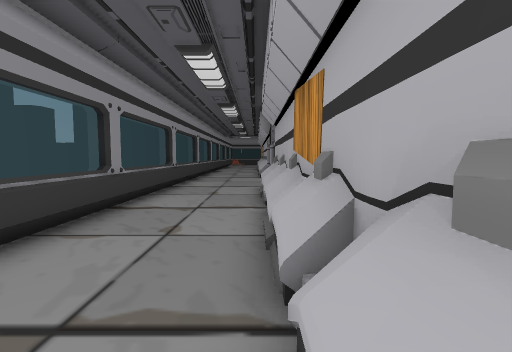
[1] (above)

20 first-person views from a walk through a 3-D level made in the Unity game engine. The camera is 1.3 m above the floor, tilts 4° down and sees 85° across. Doors are open. The floor is counted in squares, 1 m on a side. Each view is taken from the middle of a square. On the plan, view 1 faces up. The plan holds only what a view shows up to about 13 squares ahead; the rest is blank. The place goes on beyond the plan. The player character is not drawn. Some surface patterns are stand-ins.

[2]
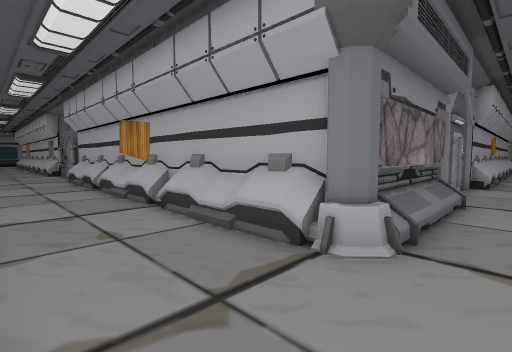

[3]
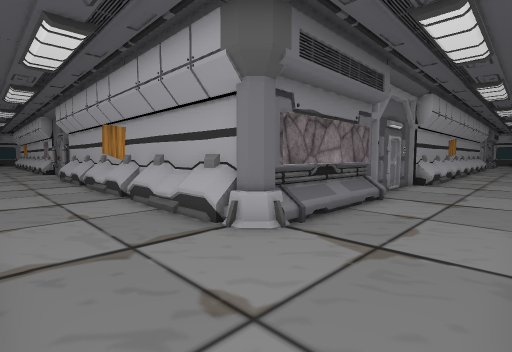

[4]
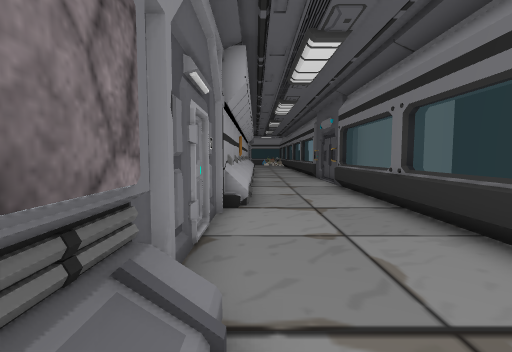

[5]
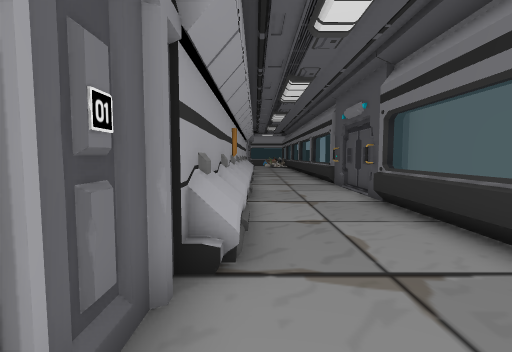

[6]
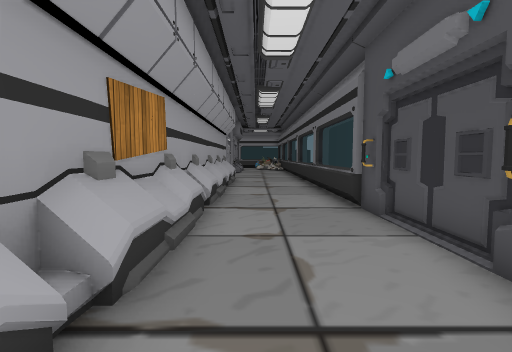

[7]
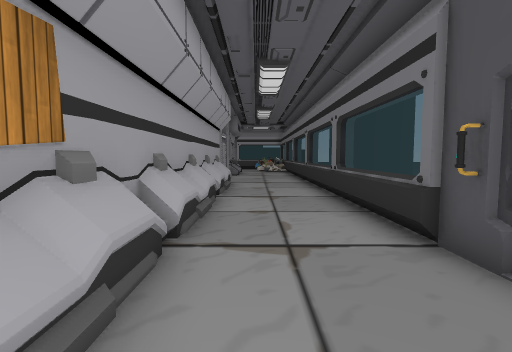

[8]
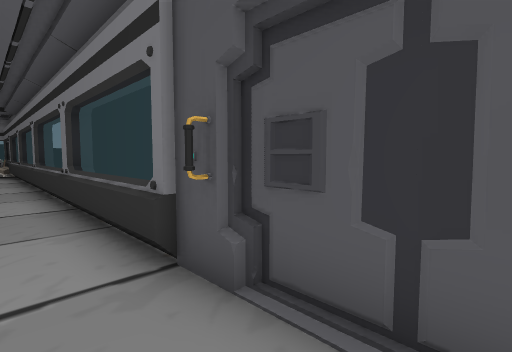

[9]
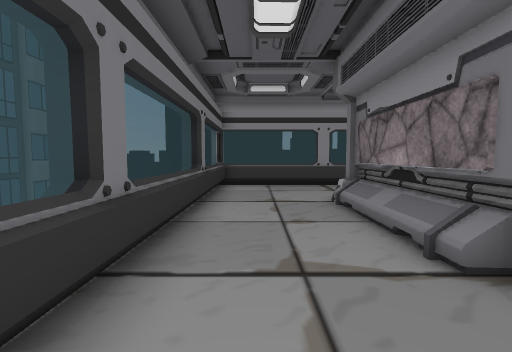

[10]
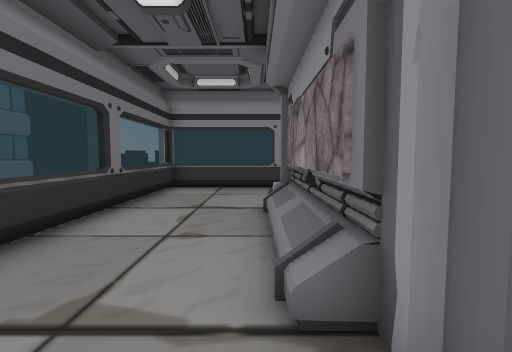

[11]
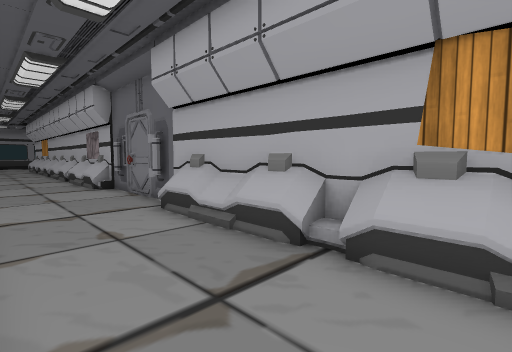

[12]
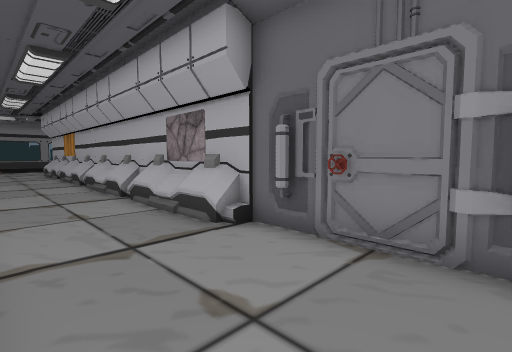

[13]
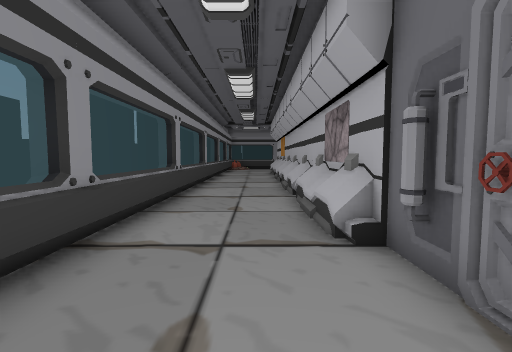

[14]
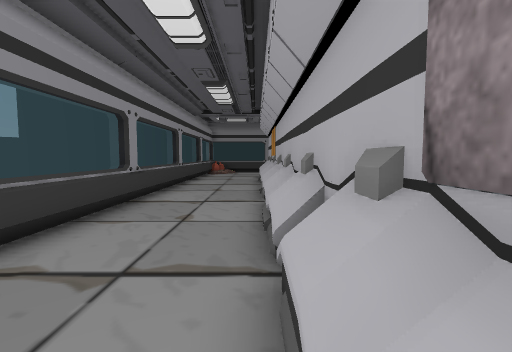

[15]
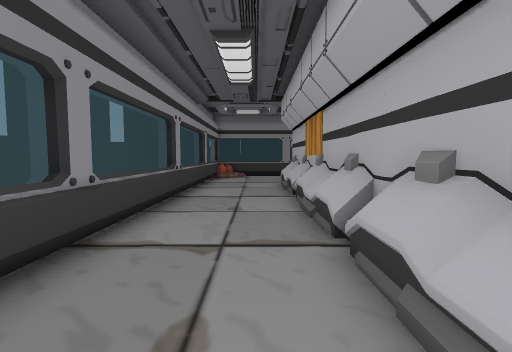

[16]
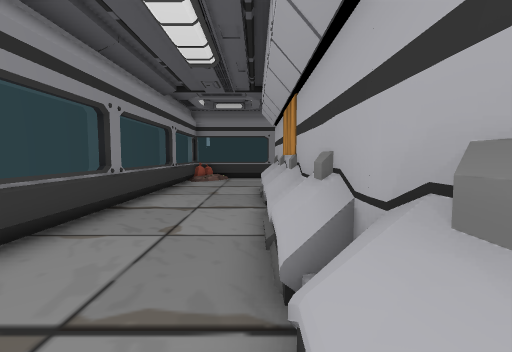

[17]
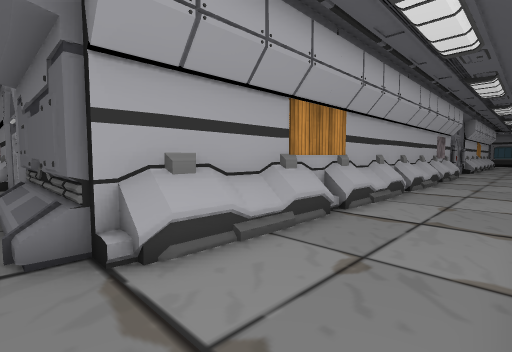

[18]
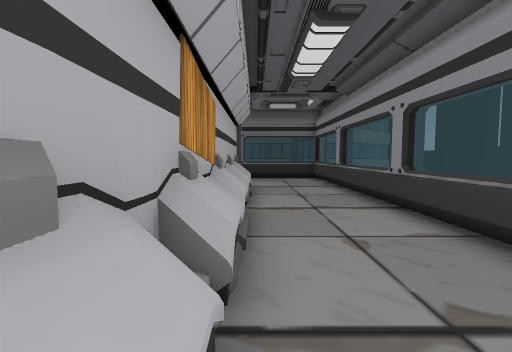

[19]
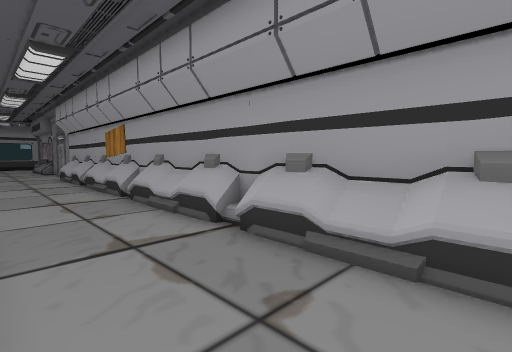

[20]
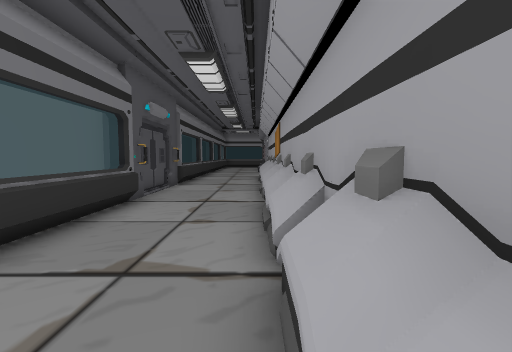

### Floor plan
Points are (right, up) in squares from view 1. A wall is a line through its corners. A room is listed if a view was taken in it or the views show most of it. See-through windows are left out.
Room 1 (views 1, 2, 3, 4, 5, 6, 7, 8, 9, 10, 11, 12, 13, 14, 15, 16, 17, 18, 19, 20)
walls: (-3.5, 6.7) (-4.1, 6.8); (-3.5, 2.6) (-3.5, 1.5); (-3.5, 7.4) (-3.5, 6.4); (-4.1, 2.2) (-3.5, 2.3); (-3.5, 11.7) (-4.1, 11.8); (0.8, -2.6) (0.8, 37.8); (-3.5, -2.4) (-3.5, -3.5); (-3.5, 12.4) (-3.5, 11.4); (0.8, 13.7) (1.1, 14); (-4.1, -2.8) (-3.5, -2.7); (0.9, 13.9) (1, 14.6); (1.2, 14.9) (0.7, 15.4); (-3.6, 16.7) (-4.2, 16.8); (0.6, -7.5) (1.6, -7.5); (1.3, -7.5) (1.2, -8.1); (-3.5, 17.5) (-3.5, 16.4); (5.5, -7.5) (6.6, -7.5); (6.3, -7.6) (6.2, -8.1); (10.4, -7.5) (11.5, -7.5); (10.8, -8.1) (10.7, -7.5); (-3.6, 21.7) (-4.1, 21.8); (-3.5, 22.4) (-3.5, 21.4); (15.4, -7.5) (16, -7.5); (16, -7.7) (17.1, -7.7); (15.8, -8.1) (15.7, -7.5); (16.7, -7.8) (20.4, -7.8); (-3.5, 26.7) (-4.1, 26.8); (-3.5, 27.5) (-3.5, 26.4); (19.9, -7.7) (21.3, -7.7) (21.2, -8.1); (20.1, -7.9) (20.4, -7.3); (-3.5, 31.7) (-4.1, 31.8); (-3.5, 32.4) (-3.5, 31.4); (25.4, -7.5) (26.4, -7.5); (25.8, -8.1) (25.7, -7.5); (30, -3.2) (1.4, -3.2); (-3.5, 36.7) (-4, 36.8); (-3.5, 37.4) (-3.5, 36.4)
low walls: (0.1, 6.2) (0.6, 7) (0.2, 7.8); (0.5, 2.1) (0.2, 2.8); (0.5, -2.8) (0.2, -2.3); (1, 13) (0.8, 13.7); (4.2, -3.1) (3.1, -3.3); (4.2, -3.2) (3.7, -3.1); (0.6, 17) (0.2, 17.8); (-3.5, -6.5) (-3.5, -7.5); (11.8, -3.8) (11, -3.4); (0.5, 22.2) (0.2, 22.7); (16.7, -3.8) (16, -3.4) (15.3, -3.8); (0.2, 26.3) (0.4, 26.8); (0.5, 27.2) (0.2, 27.7); (20.8, -3.4) (20.3, -3.7); (21.7, -3.8) (21.2, -3.5); (21, -7.5) (21.6, -7.5); (0.2, 31.3) (0.6, 32) (0.2, 32.7); (26, -3.4) (25.3, -3.8); (26.7, -3.8) (25.8, -3.3) (25.4, -3.5); (0.2, 36.3) (0.5, 36.8)
objects: other object (1, -3)

Where each view was taken, in squares from view 1:
view 1: 0 up, 0 right, facing up
view 2: 5 down, 3 left, facing up-right
view 3: 7 down, 3 left, facing up-right
view 4: 4 down, 4 right, facing right
view 5: 4 down, 8 right, facing right
view 6: 5 down, 14 right, facing right
view 7: 5 down, 17 right, facing right
view 8: 6 down, 18 right, facing down-right
view 9: 6 down, 9 right, facing left
view 10: 4 down, 8 right, facing left
view 11: 5 up, 3 left, facing up-right
view 12: 13 up, 3 left, facing up-right
view 13: 13 up, 1 left, facing up
view 14: 19 up, 0 right, facing up
view 15: 23 up, 1 left, facing up
view 16: 25 up, 0 right, facing up
view 17: 38 up, 3 left, facing down-right
view 18: 9 up, 0 right, facing down
view 19: 7 down, 30 right, facing up-left
view 20: 4 down, 29 right, facing left
